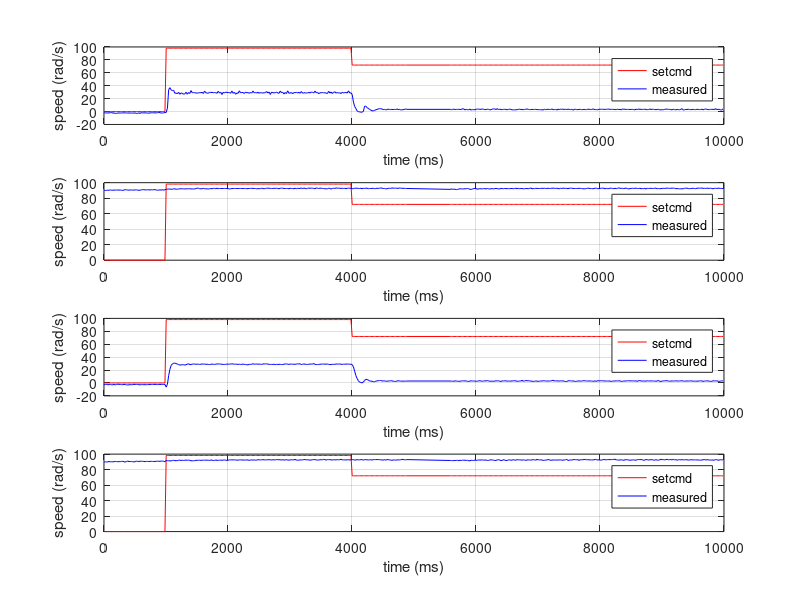

This chart was generated by the following MATLAB code:
clear all;close all;clc;

load('motorTest/15test1.csv');
test = X15test1;


t = test(:,1);%.*1e-3; % time vector
 
%% Plot all four motors time vs. speed & set cmd
figure()

subplot(4,1,1)  % MOTOR 0
speed_0 = test(:,2).*(5908.4/4)*(2*pi/60);
current_0 = test(:,3).*(9/3.996);
cmd = test(:,4);
for i=1:length(cmd)
    if (cmd(i)>10 || cmd(i)<-10)
        setcmd_0(i,1) = -cmd(i)*(5000/80)*(2*pi/60);
    else 
        setcmd_0(i,1) = 0;
    end
end
plot(t,setcmd_0,'r',t,speed_0,'b'); 
grid on;
xlabel('time (ms)');
ylabel('speed (rad/s)');
legend('setcmd','measured');


subplot(4,1,2)  % MOTOR 1
speed_1 = test(:,5).*(5908.4/4)*(2*pi/60);
current_1 = test(:,6).*(9/3.996);
cmd = test(:,7);
for i=1:length(cmd)
    if (cmd(i)>10 || cmd(i)<-10)
        setcmd_1(i,1) = -cmd(i)*(5000/80)*(2*pi/60);
    else 
        setcmd_1(i,1) = 0;
    end
end
plot(t,setcmd_1,'r',t,speed_1,'b'); 
grid on;
xlabel('time (ms)');
ylabel('speed (rad/s)');
legend('setcmd','measured');


subplot(4,1,3)  % MOTOR 2
speed_2 = test(:,8).*(5908.4/4)*(2*pi/60);
current_2 = test(:,9).*(9/3.996);
cmd = test(:,10);
for i=1:length(cmd)
    if (cmd(i)>10 || cmd(i)<-10)
        setcmd_2(i,1) = -cmd(i)*(5000/80)*(2*pi/60);
    else 
        setcmd_2(i,1) = 0;
    end
end
plot(t,setcmd_2,'r',t,speed_2,'b'); 
grid on;
xlabel('time (ms)');
ylabel('speed (rad/s)');
legend('setcmd','measured');


subplot(4,1,4)  % MOTOR 3
speed_3 = test(:,11).*(5908.4/4)*(2*pi/60);
current_3 = test(:,12).*(9/3.996);
cmd = test(:,13);
for i=1:length(cmd)
    if (cmd(i)>10 || cmd(i)<-10)
        setcmd_3(i,1) = -cmd(i)*(5000/80)*(2*pi/60);
    else 
        setcmd_3(i,1) = 0;
    end
end
plot(t,setcmd_3,'r',t,speed_3,'b'); 
grid on;
xlabel('time (ms)');
ylabel('speed (rad/s)');
legend('setcmd','measured');